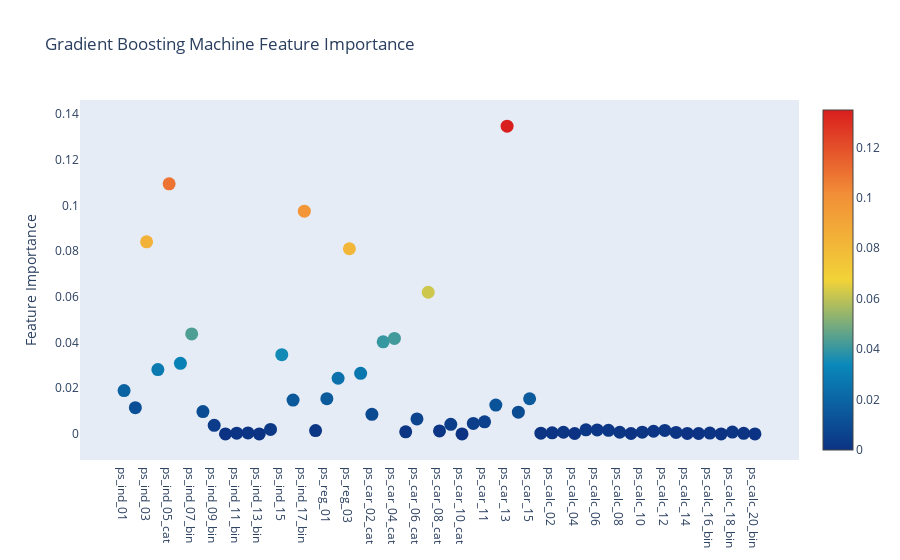

Notebook code for this chart:
### Code cell
trace = go.Scatter(
    y = gb.feature_importances_,
    x = features,
    mode = 'markers',
    marker = dict(
        sizemode = 'diameter',
        sizeref = 1,
        size = 13,
        color = gb.feature_importances_,
        colorscale = 'Portland',
        showscale = True),
    text = features)

data = [trace]

layout = go.Layout(
    autosize = True,
    title = 'Gradient Boosting Machine Feature Importance', 
    hovermode = 'closest',
    xaxis = dict(
        ticklen = 5,
        showgrid = False,
        zeroline = False,
        showline = False),
    yaxis = dict(
        title = 'Feature Importance',
        showgrid = False,
        zeroline = False,
        ticklen = 5,
        gridwidth = 2),
    showlegend = False)
fig = go.Figure(data = data, layout = layout)
py.iplot(fig, filename = 'scatter2010')

### Figure 1 — Plotly figure (JSON) as saved in the notebook; plotly's stock layout.template omitted (floating-point values rounded to 4 significant figures)
{"data": [{"marker": {"color": [0.01894, 0.01149, 0.08412, 0.02818, 0.1095, 0.0309, 0.04378, 0.009773, 0.003726, 0, 0.0003235, 0.0004158, 0, 0.001965, 0.03467, 0.01479, 0.09752, 0.00145, 0.01544, 0.02437, 0.08109, 0.02654, 0.008584, 0.0403, 0.0418, 0.0008965, 0.006565, 0.06202, 0.001271, 0.004174, 0, 0.004577, 0.005278, 0.01261, 0.1348, 0.009484, 0.01537, 0.000286, 0.0004461, 0.0007148, 0.0001654, 0.00176, 0.001749, 0.001539, 0.0007188, 0.0001617, 0.0007279, 0.00115, 0.0015, 0.0006197, 0.0001913, 0.000162, 0.0003524, 0, 0.0007964, 0.0002346, 0], "colorscale": [[0, "rgb(12,51,131)"], [0.25, "rgb(10,136,186)"], [0.5, "rgb(242,211,56)"], [0.75, "rgb(242,143,56)"], [1, "rgb(217,30,30)"]], "showscale": true, "size": 13, "sizemode": "diameter", "sizeref": 1}, "mode": "markers", "text": ["ps_ind_01", "ps_ind_02_cat", "ps_ind_03", "ps_ind_04_cat", "ps_ind_05_cat", "ps_ind_06_bin", "ps_ind_07_bin", "ps_ind_08_bin", "ps_ind_09_bin", "ps_ind_10_bin", "ps_ind_11_bin", "ps_ind_12_bin", "ps_ind_13_bin", "ps_ind_14", "ps_ind_15", "ps_ind_16_bin", "ps_ind_17_bin", "ps_ind_18_bin", "ps_reg_01", "ps_reg_02", "ps_reg_03", "ps_car_01_cat", "ps_car_02_cat", "ps_car_03_cat", "ps_car_04_cat", "ps_car_05_cat", "ps_car_06_cat", "ps_car_07_cat", "ps_car_08_cat", "ps_car_09_cat", "ps_car_10_cat", "ps_car_11_cat", "ps_car_11", "ps_car_12", "ps_car_13", "ps_car_14", "ps_car_15", "ps_calc_01", "ps_calc_02", "ps_calc_03", "ps_calc_04", "ps_calc_05", "ps_calc_06", "ps_calc_07", "ps_calc_08", "ps_calc_09", "ps_calc_10", "ps_calc_11", "ps_calc_12", "ps_calc_13", "ps_calc_14", "ps_calc_15_bin", "ps_calc_16_bin", "ps_calc_17_bin", "ps_calc_18_bin", "ps_calc_19_bin", "ps_calc_20_bin"], "x": ["ps_ind_01", "ps_ind_02_cat", "ps_ind_03", "ps_ind_04_cat", "ps_ind_05_cat", "ps_ind_06_bin", "ps_ind_07_bin", "ps_ind_08_bin", "ps_ind_09_bin", "ps_ind_10_bin", "ps_ind_11_bin", "ps_ind_12_bin", "ps_ind_13_bin", "ps_ind_14", "ps_ind_15", "ps_ind_16_bin", "ps_ind_17_bin", "ps_ind_18_bin", "ps_reg_01", "ps_reg_02", "ps_reg_03", "ps_car_01_cat", "ps_car_02_cat", "ps_car_03_cat", "ps_car_04_cat", "ps_car_05_cat", "ps_car_06_cat", "ps_car_07_cat", "ps_car_08_cat", "ps_car_09_cat", "ps_car_10_cat", "ps_car_11_cat", "ps_car_11", "ps_car_12", "ps_car_13", "ps_car_14", "ps_car_15", "ps_calc_01", "ps_calc_02", "ps_calc_03", "ps_calc_04", "ps_calc_05", "ps_calc_06", "ps_calc_07", "ps_calc_08", "ps_calc_09", "ps_calc_10", "ps_calc_11", "ps_calc_12", "ps_calc_13", "ps_calc_14", "ps_calc_15_bin", "ps_calc_16_bin", "ps_calc_17_bin", "ps_calc_18_bin", "ps_calc_19_bin", "ps_calc_20_bin"], "y": [0.01894, 0.01149, 0.08412, 0.02818, 0.1095, 0.0309, 0.04378, 0.009773, 0.003726, 0, 0.0003235, 0.0004158, 0, 0.001965, 0.03467, 0.01479, 0.09752, 0.00145, 0.01544, 0.02437, 0.08109, 0.02654, 0.008584, 0.0403, 0.0418, 0.0008965, 0.006565, 0.06202, 0.001271, 0.004174, 0, 0.004577, 0.005278, 0.01261, 0.1348, 0.009484, 0.01537, 0.000286, 0.0004461, 0.0007148, 0.0001654, 0.00176, 0.001749, 0.001539, 0.0007188, 0.0001617, 0.0007279, 0.00115, 0.0015, 0.0006197, 0.0001913, 0.000162, 0.0003524, 0, 0.0007964, 0.0002346, 0], "type": "scatter"}], "layout": {"autosize": true, "hovermode": "closest", "showlegend": false, "title": {"text": "Gradient Boosting Machine Feature Importance"}, "xaxis": {"showgrid": false, "showline": false, "ticklen": 5, "zeroline": false, "type": "category", "range": [-4.107, 60.11], "autorange": true}, "yaxis": {"gridwidth": 2, "showgrid": false, "ticklen": 5, "title": {"text": "Feature Importance"}, "zeroline": false, "type": "linear", "range": [-0.01364, 0.1484], "autorange": true}}}
